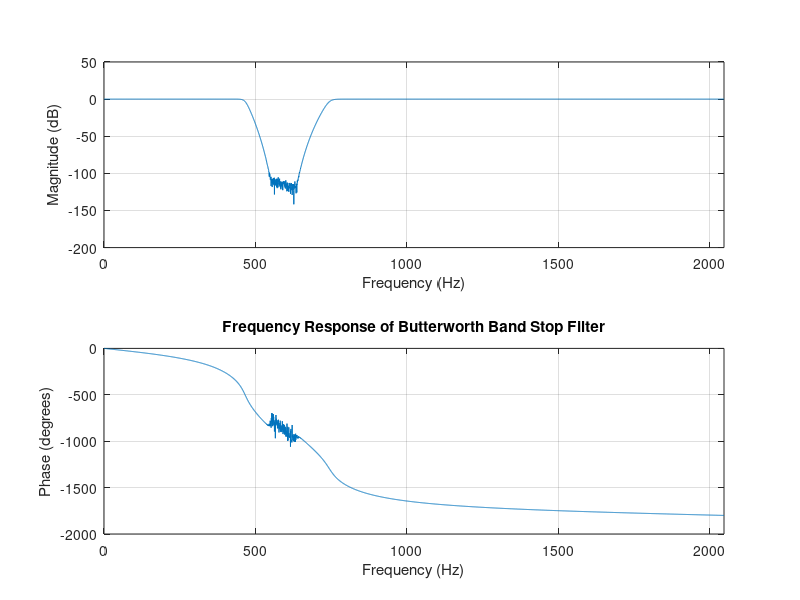

Here is the MATLAB script that generated this plot:
clc
clear variables

fsample = 4096;              %Should be atlease twice f to avoid aliasing



%Band Stop filter
fp = [450 750];        %in Hz
fs = [500 700];        %in Hz
as = 30;         %in dB
ap = 2;          %in dB

[n, fc] = buttord(2*fp/fsample, 2*fs/fsample, ap, as);
%n is the order of digital ButterWorth filter
%fc is the cut-off freq of digital ButterWorth filter(lower and upper)
%multiplication by 2 is to normalize DT frequency from (0, pi) to (0,1)

[b, a] = butter(n, fc,'stop');     %This is to find the transfer function
                                   %co-efficients of the BSF
                            
freqz(b, a, fsample, fsample);
title('Frequency Response of Butterworth Band Stop Filter');  